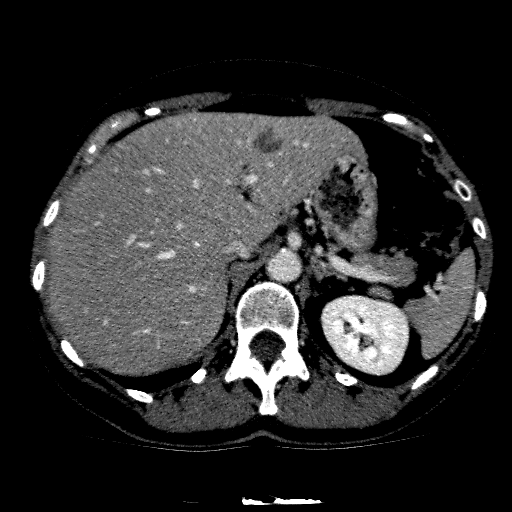
#> input picture data/benign/image_120.png, 512 x 512 px, found by its file name; the run also reads 1 picture not shown here
$ jupyter execute --allow-errors PlayGround.ipynb   (shell and % lines are left out)   (older library calls are emulated)
#> lines starting #> are read from the running program, lines starting #| are printed output that depends on the picture; after the words box and inside, x2 and y2 are one past the last pixel; in counts of white or black regions, pixels touching at a corner belong together
[cell 1]
from google.colab import drive
drive.mount('/content/drive')

[cell 2]
import cv2
import matplotlib.pyplot as plt
from google.colab.patches import cv2_imshow

# Read the grayscale image
image = cv2.imread("/content/drive/MyDrive/LiverTumor-20231127T140824Z-001/LiverTumor/data/benign/image_120.png", cv2.IMREAD_GRAYSCALE)
#> image is the input picture: shape (512, 512); min 0, max 255, mean 45.6

# Calculate the histogram
hist = cv2.calcHist([image], [0], None, [256], [0, 256])
#> hist = 256 values, max 151786 at index 0, min 30 at index 254, mean 1024

# Plot the histogram
plt.plot(hist)
plt.title('Pixel Intensity Histogram')
plt.xlabel('Pixel Intensity')
plt.ylabel('Frequency')
plt.show()
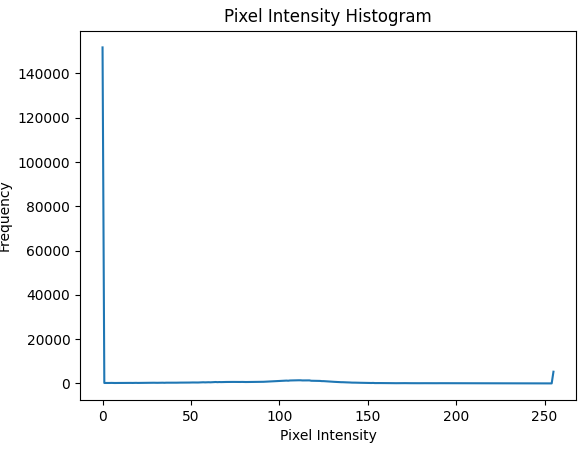
#> figure drawn by matplotlib, 1 panel; curve peaks at x = 0, y = 151786

# Find the threshold value at the bend or corner of the "L" shape
# In this example, let's find the index of the maximum value in the histogram
max_index = int(hist.argmax())
#> max_index = 0

# Set the threshold value at the maximum index
threshold_value = max_index
#> threshold_value = 0

# Apply thresholding
_, thresholded_image = cv2.threshold(image, threshold_value, 255, cv2.THRESH_BINARY)
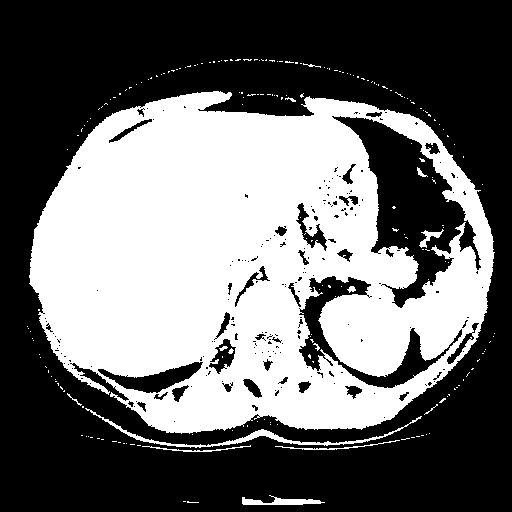
#> thresholded_image: shape (512, 512); 42.1% white; 204 white regions (189 under 20 px), largest, box (x1, y1, x2, y2) and area: (29, 91, 495, 434) 107565, (85, 408, 422, 448) 1078, (242, 495, 325, 505) 412

# Display the original and thresholded images
cv2_imshow(image)
cv2_imshow(thresholded_image)
cv2.waitKey(0)
cv2.destroyAllWindows()

[cell 3]
import numpy as np
from tensorflow.keras.preprocessing import image
from PIL import Image
import numpy as np
import os
import cv2
import keras.utils
from numpy import asarray
import tensorflow as tf

# [35 lines left out: functions bn_act, conv_block, stem, residual_block, upsample_concat_block, not called in this run]

def ResUNet():
    image_size = 128
    f = [16, 32, 64, 128, 256]
    inputs = keras.layers.Input((image_size, image_size, 3))

    ## Encoder
    e0 = inputs
    e1 = stem(e0, f[0])
    e2 = residual_block(e1, f[1], strides=2)
    e3 = residual_block(e2, f[2], strides=2)
    e4 = residual_block(e3, f[3], strides=2)
    e5 = residual_block(e4, f[4], strides=2)

    ## Bridge
    b0 = conv_block(e5, f[4], strides=1)
    b1 = conv_block(b0, f[4], strides=1)

    ## Decoder
    u1 = upsample_concat_block(b1, e4)
    d1 = residual_block(u1, f[4])

    u2 = upsample_concat_block(d1, e3)
    d2 = residual_block(u2, f[3])

    u3 = upsample_concat_block(d2, e2)
    d3 = residual_block(u3, f[2])

    u4 = upsample_concat_block(d3, e1)
    d4 = residual_block(u4, f[1])

    outputs = keras.layers.Conv2D(1, (1, 1), padding="same", activation="sigmoid")(d4)
    model = keras.models.Model(inputs, outputs)
    return model

# [9 lines left out: function dice_coef, not called in this run]

def dice_coef_loss(y_true, y_pred):
    return 1.0 - dice_coef(y_true, y_pred)

[cell 4]
import os
import concurrent.futures
import numpy as np
import matplotlib.pyplot as plt
from tensorflow.keras.preprocessing import image
from PIL import Image
import cv2
import keras.utils
from numpy import asarray
import tensorflow as tf


class DataGen(keras.utils.Sequence):
    def __init__(self, batch_size=8, image_size=128, image_path='/', mask_path='/', include_true_masks=False):
        self.batch_size = batch_size
        self.image_size = image_size
        self.image_path = image_path
        self.mask_path = mask_path
        self.include_true_masks = include_true_masks
        self.on_epoch_end()

    def __load__(self):
      image_path = self.image_path
      mask_path = os.path.join('dataset', 'test', 'Masks/masks', 'mask_'+self.mask_path.split('_')[-1])

      print("Image Path:", image_path)
      print("Mask Path:", mask_path)

      image = self.read_image(image_path)
      image = step1_preprocess_img_slice(image)

      liver_mask_path = mask_path
      liver_mask = self.read_image(liver_mask_path, grayscale=True)

    # Print and inspect true masks
      print("True Masks Before Processing:", liver_mask.flatten())

    # Adjust thresholding
      _, liver_mask = cv2.threshold(liver_mask, YOUR_NEW_THRESHOLD, 255, cv2.THRESH_BINARY)

    # Print and inspect true masks after processing
      print("True Masks After Processing:", liver_mask.flatten())

      image = np.multiply(image, np.clip(liver_mask, 0, 1))

    # Resize image and mask
      image = np.array(Image.fromarray(image).resize([self.image_size, self.image_size]))
      mask = liver_mask

      _, mask = cv2.threshold(mask, 100, 255, cv2.THRESH_BINARY)
      mask = np.array(Image.fromarray(mask).resize([self.image_size, self.image_size]))
      mask = mask // 255
      mask = mask[:, :, np.newaxis]

      return image, mask

    def read_image(self, image_path, grayscale=False):
        # Open the image using Pillow
        with Image.open(image_path) as img:
            if grayscale:
                img = img.convert('L')
            img_array = asarray(img)
            return img_array

    def __getitem__(self):
        image = []
        mask = []

        _img, _mask = self.__load__()

        if self.include_true_masks:
            mask.append(_mask)

        _img = np.stack((_img,) * 3, axis=-1)
        image.append(_img)
        mask.append(_mask)

        image = np.array(image)
        mask = np.array(mask)

        return image, mask

    def on_epoch_end(self):
        pass


def fetch_res(x):
    return True if x>73 else False

def normalize_image(img):
    """ Normalize image values to [0,1] """
    min_, max_ = float(np.min(img)), float(np.max(img))
    return (img - min_) / (max_ - min_)

def step1_preprocess_img_slice(img_slc):
    img_slc = img_slc.copy()
    img_slc[img_slc>1200] = 0
    img_slc   = np.clip(img_slc, -100, 400)
    img_slc = normalize_image(img_slc)


    img_slc = img_slc * 255
    img_slc = img_slc.astype('uint8')
    img_slc = cv2.equalizeHist(img_slc)
    img_slc = normalize_image(img_slc)
    return img_slc

# [37 lines left out: functions predict_tumor_class, dice, load_and_preprocess_image, not called in this run]

#> (a cell that did not finish here is left out)

[cell 6]
import os
import tensorflow as tf
from PIL import Image
import keras
import io
import json
import numpy as np
'''
# Main app function
def prediction(img_name, img_path):

    # cls_model = tf.keras.models.load_model('./models/liver_tumor_resnet50.h5')
    valid_gen = DataGen(image_path=os.path.join(img_path, img_name), mask_path=img_name)
    x, y = valid_gen.__getitem__()
    result = seg_model.predict(x)
'''
# Main app function
def prediction(img_name, img_path, true_masks):

    # cls_model = tf.keras.models.load_model('./models/liver_tumor_resnet50.h5')
    valid_gen = DataGen(image_path=os.path.join(img_path, img_name), mask_path=img_name, include_true_masks=true_masks)
    x, y_true = valid_gen.__getitem__()
    y_pred = seg_model.predict(x)

    accuracy = calculate_accuracy(y_true, y_pred > 0.5)
    return y_pred[0], accuracy  # Return both prediction and accuracy

    return result[0]
    # predicted_class, prediction = predict_tumor_class(cls_model, os.path.join(save_path, uploaded_res))
    # result_text = f'Predicted Class: {predicted_class}'

[cell 7]
# [16 lines of commented-out code are left out]

[cell 8]
# [5 lines left out: function calculate_accuracy, not called in this run]
# Calculate accuracy
#> (the rest of this cell did not finish here and is left out)

[cell 9]
import os
import concurrent.futures
'''
img_list = os.listdir('/content/dataset/test/Images/images')

output_imgs = []
img_names = []

dir_path = '/content/dataset/test/Images/images/'

i = 0
while i < 50:
    with concurrent.futures.ThreadPoolExecutor() as executor:
        future = executor.submit(prediction, dir_path + img_list[i], img_list[i])
        try:
            res = future.result(timeout=30)  # Set timeout for 30 seconds
            output_imgs.append(res)
            img_names.append(img_list[i])
        except concurrent.futures.TimeoutError:
            print(f"Timed out for image {img_list[i]}")
            pass  # Skip to the next iteration on timeout
        except Exception as e:
            print(f"Error for image {img_list[i]}: {e}")
            pass  # Handle other exceptions
    i += 1
'''
img_list = os.listdir('/content/dataset/test/Images/images')

output_imgs = []
img_names = []
accuracies = []  # Added list to store accuracies

dir_path = '/content/dataset/test/Images/images/'

i = 0
#> (the rest of this cell did not finish here and is left out)

[cell 10]
np.array(output_imgs).shape

[cell 11]
import matplotlib.pyplot as plt
import numpy as np

images = np.array(output_imgs)
num_images = images.shape[0]
fig, axes = plt.subplots(10, 5, figsize=(15, 20))

for i in range(num_images):
    ax = axes[i // 5, i % 5]
    ax.imshow(images[i, :, :, 0], cmap='gray')  # Select the first (and only) channel
    ax.set_title(img_names[i])
    ax.axis('off')  # Turn off axis

plt.tight_layout()
plt.show()
